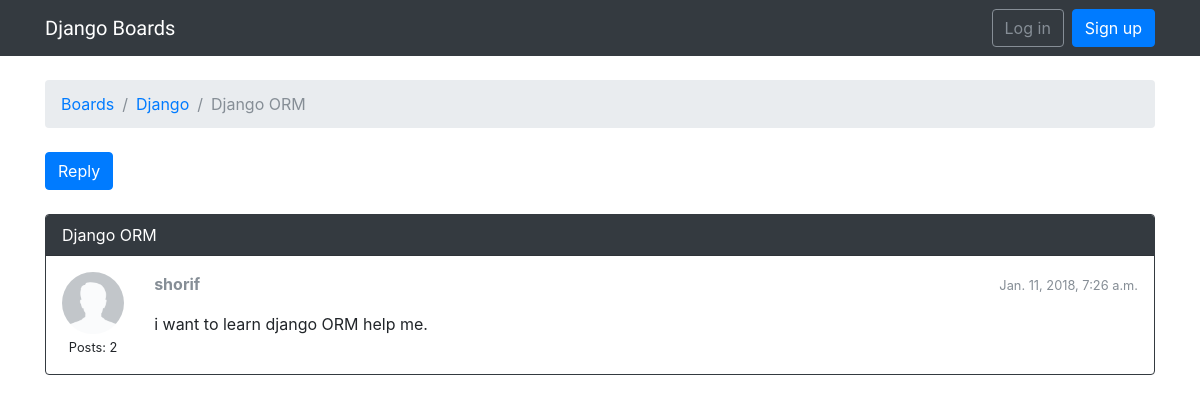
The app's page /boards/2/topics/6/, older data.
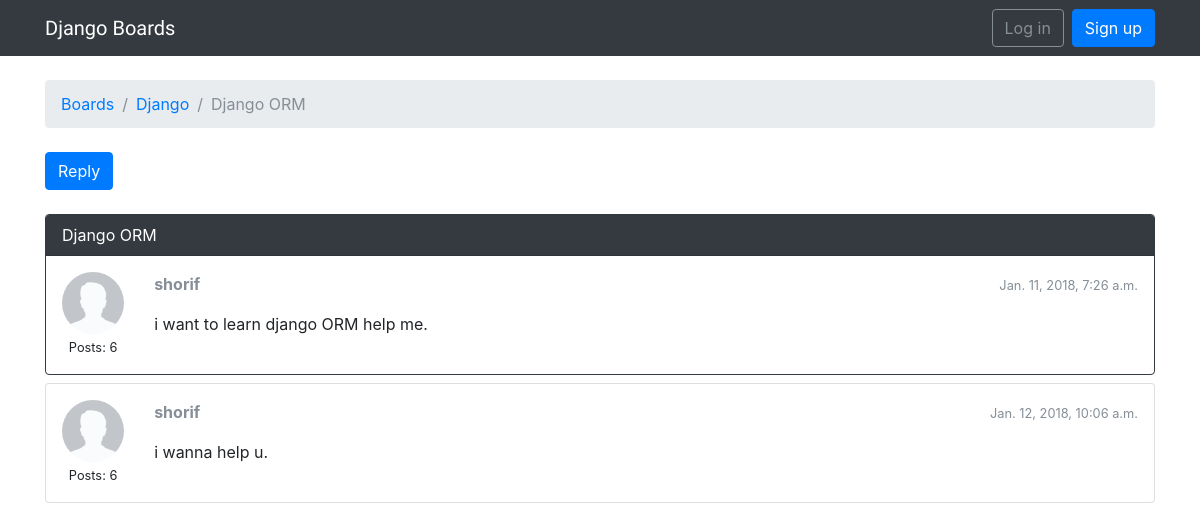
The same page, newer data.
### blog/models.py (models this page shows, shortened)
class Topic(models.Model):
    subject = models.CharField(max_length=255)
    last_updated = models.DateTimeField(auto_now_add=True)
    board = models.ForeignKey(Board, related_name='topics', on_delete=models.CASCADE)
    starter = models.ForeignKey(User, related_name='topics', on_delete=models.CASCADE)
    views = models.PositiveIntegerField(default=0)

class Board(models.Model):
    name = models.CharField(max_length=30, unique=True)
    description = models.CharField(max_length=100)

class Post(models.Model):
    message = models.TextField(max_length=1000)
    topic = models.ForeignKey(Topic, related_name='posts', on_delete=models.CASCADE)
    created_at = models.DateTimeField(auto_now_add=True)
    updated_at = models.DateTimeField(null=True)
    created_by = models.ForeignKey(User, related_name='posts', on_delete=models.CASCADE)
    updated_by = models.ForeignKey(User, null=True, related_name='+', on_delete=models.CASCADE)

### blog/views.py (the view)
# urls.py: url(r'^boards/(?P<pk>\d+)/topics/(?P<topic_pk>\d+)/$', views.topic_posts, name='topic_posts'),
def topic_posts(request, pk, topic_pk):
	topic = get_object_or_404(Topic, board__pk=pk, pk=topic_pk)
	topic.views += 1
	topic.save()
	return render(request, "topic_posts.html", {'topic': topic })

### templates/topic_posts.html (shortened to what this page needs)
{% extends 'base.html' %}
{% load static %}
{% block breadcrumb %}
  <li class="breadcrumb-item"><a href="{% url 'home' %}">Boards</a></li>
  <li class="breadcrumb-item"><a href="{% url 'board_topics' topic.board.pk %}">{{ topic.board.name }}</a></li>
  <li class="breadcrumb-item active">{{ topic.subject }}</li>
{% endblock %}
{% block content %}
  <div class="mb-4">
    <a href="#" class="btn btn-primary" role="button">Reply</a>
  </div>
  {% for post in topic.posts.all %}
    <div class="card mb-2 {% if forloop.first%}border-dark{% endif %}">
      {% if forloop.first %}
        <div class="card-header text-white bg-dark py-2 px-3">{{ topic.subject }}</div>
      {% endif %}
      <div class="card-body p-3">
        <div class="row">
          <div class="col-1 text-center">
            <img src="{% static 'img/avatar.png' %}" alt="{{ post.created_by.username }}" class="w-100 rounded-circle">
            <small>Posts: {{ post.created_by.posts.count }}</small>
          </div>
          <div class="col-11">
            <div class="row mb-3">
              <div class="col-6">
                <strong class="text-muted">{{ post.created_by.username }}</strong>
              </div>
              <div class="col-6 text-right">
                <small class="text-muted">{{ post.created_at }}</small>
              </div>
            </div>
            {{ post.message }}
          </div>
        </div>
      </div>
    </div>
  {% endfor %}
{% endblock %}

### templates/base.html (shortened to what this page needs)
{% load static %}
<!DOCTYPE html>
<html>
<head>
    <link rel="stylesheet" href="{% static 'css/bootstrap.min.css' %}">
    <link rel="stylesheet" href="{% static 'css/style.css' %}">
</head>
<body>
{% block body %}
<nav class="navbar navbar-expand-sm navbar-dark bg-dark">
    <div class="container">
      <a class="navbar-brand" href="{% url 'home' %}">Django Boards</a>
      <div class="collapse navbar-collapse" id="mainMenu">
        {% if user.is_authenticated %}
          <ul class="navbar-nav ml-auto">
            <li class="nav-item dropdown">
              <a class="nav-link dropdown-toggle" href="#" id="userMenu" data-toggle="dropdown" aria-haspopup="true" aria-expanded="false">
                {{ user.username }}
              </a>
              <div class="dropdown-menu dropdown-menu-right" aria-labelledby="userMenu">
                <a class="dropdown-item" href="#">My account</a>
                <a class="dropdown-item" href="#">Change password</a>
                <div class="dropdown-divider"></div>
                <a class="dropdown-item" href="{% url 'logout' %}">Log out</a>
              </div>
            </li>
          </ul>
        {% else %}
          <form class="form-inline ml-auto">
            <a href="{% url 'login' %}" class="btn btn-outline-secondary">Log in</a>
            <a href="{% url 'signup' %}" class="btn btn-primary ml-2">Sign up</a>
          </form>
        {% endif %}
      </div>
    </div>
  </nav>
<div class="container">
    <ol class="breadcrumb my-4">
        {% block breadcrumb %}
        {% endblock %}
    </ol>
    {% block content %}
    {% endblock %}
</div>
{% endblock body %}
</body>
</html>

### static/css/style.css (style rules this page uses)
.navbar-brand { font-family: 'Peralta', cursive; }

Row changes from the older to the newer data that the page shows:
computed for Post "i want to learn django ORM help me.": created_by.posts.count "2" → "6"
added Post: created_by.posts.count "6", created_by.username "shorif", created_at "Jan. 12, 2018, 10:06 a.m.", message "i wanna help u."
